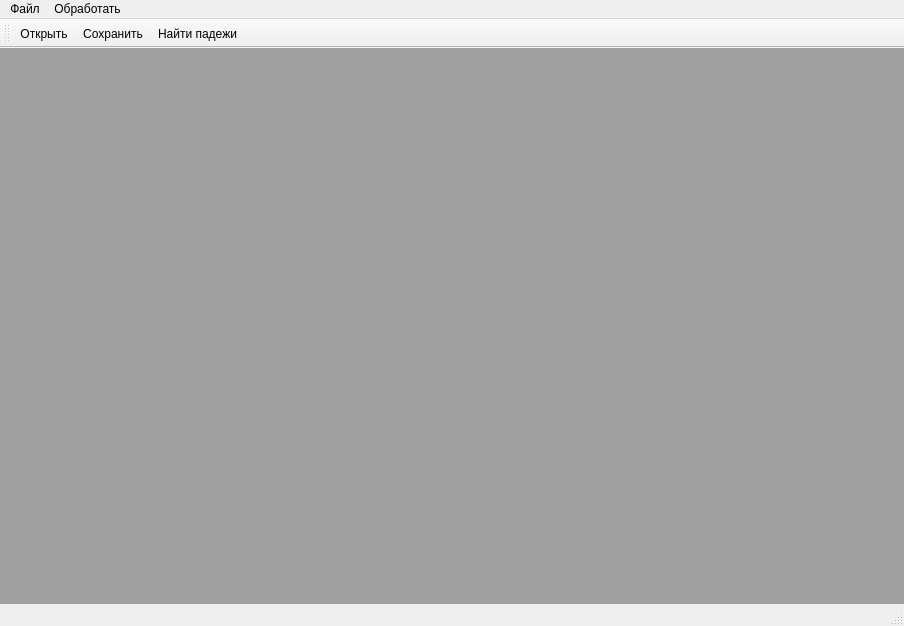
<?xml version="1.0" encoding="UTF-8"?>
<ui version="4.0">
 <class>MainWindow</class>
 <widget class="QMainWindow" name="MainWindow">
  <property name="geometry">
   <rect>
    <x>0</x>
    <y>0</y>
    <width>904</width>
    <height>626</height>
   </rect>
  </property>
  <property name="windowTitle">
   <string>MainWindow</string>
  </property>
  <widget class="QWidget" name="centralWidget">
   <widget class="QMdiArea" name="mdiArea">
    <property name="geometry">
     <rect>
      <x>-6</x>
      <y>-1</y>
      <width>911</width>
      <height>581</height>
     </rect>
    </property>
   </widget>
  </widget>
  <widget class="QMenuBar" name="menuBar">
   <property name="geometry">
    <rect>
     <x>0</x>
     <y>0</y>
     <width>904</width>
     <height>25</height>
    </rect>
   </property>
   <widget class="QMenu" name="menu">
    <property name="title">
     <string>Файл</string>
    </property>
    <addaction name="openFile"/>
    <addaction name="saveFile"/>
   </widget>
   <widget class="QMenu" name="menu_2">
    <property name="title">
     <string>Обработать</string>
    </property>
    <addaction name="handle"/>
   </widget>
   <addaction name="menu"/>
   <addaction name="menu_2"/>
  </widget>
  <widget class="QToolBar" name="mainToolBar">
   <attribute name="toolBarArea">
    <enum>TopToolBarArea</enum>
   </attribute>
   <attribute name="toolBarBreak">
    <bool>false</bool>
   </attribute>
   <addaction name="openFile"/>
   <addaction name="saveFile"/>
   <addaction name="handle"/>
  </widget>
  <widget class="QStatusBar" name="statusBar"/>
  <action name="openFile">
   <property name="icon">
    <iconset resource="resources.qrc">
     <normaloff>:/task_4/C:/Users/sosis/Downloads/1494582842_kak-otkryt-fayl-cdw-3.png</normaloff>:/task_4/C:/Users/sosis/Downloads/1494582842_kak-otkryt-fayl-cdw-3.png</iconset>
   </property>
   <property name="text">
    <string>Открыть</string>
   </property>
  </action>
  <action name="saveFile">
   <property name="icon">
    <iconset resource="resources.qrc">
     <normaloff>:/task_4/C:/Users/sosis/Downloads/save_file_disk_open_searsh_loading_clipboard_1513.png</normaloff>:/task_4/C:/Users/sosis/Downloads/save_file_disk_open_searsh_loading_clipboard_1513.png</iconset>
   </property>
   <property name="text">
    <string>Сохранить</string>
   </property>
  </action>
  <action name="handle">
   <property name="icon">
    <iconset resource="resources.qrc">
     <normaloff>:/task_4/C:/Users/sosis/Downloads/5-znak-vektor.jpg</normaloff>:/task_4/C:/Users/sosis/Downloads/5-znak-vektor.jpg</iconset>
   </property>
   <property name="text">
    <string>Найти падежи</string>
   </property>
  </action>
 </widget>
 <layoutdefault spacing="6" margin="11"/>
 <resources>
  <include location="resources.qrc"/>
 </resources>
 <connections/>
</ui>
